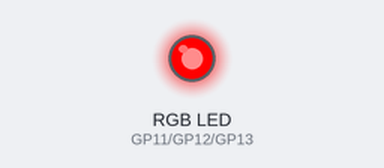
Bench run of a program on a simulated Raspberry Pi Pico running MicroPython. Parts: an RGB LED mixed from three pins (HIGH = lit). At 12.0 s the program stops and its outputs stay as they are.

Above: at 0.1 s.
At 3.1 s:
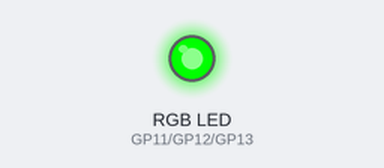
At 6.1 s:
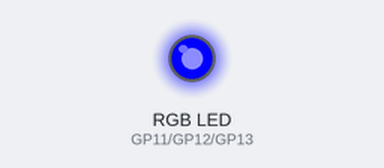
At 9.1 s:
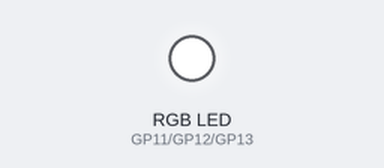
At 12.1 s:
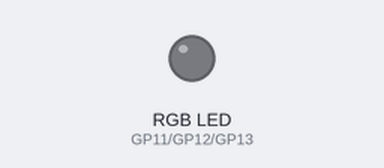
Timing chart, 0 to 13.5 s (numbered marks = the images above):
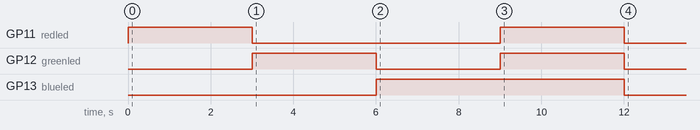

The program:

rgbLED_sample.py
```python
# -*- coding: utf-8 -*-
"""RGB LED
Small script to use a rgb led connected to the pico
"""

from time import sleep
from machine import Pin

# Set the Variables
# set red,green and blue pins
redPin = 11
greenPin = 12
bluePin = 13

# define the the LED Pins
redled = Pin(redPin, Pin.OUT, value=0)
greenled = Pin(greenPin, Pin.OUT, value=0)
blueled = Pin(bluePin, Pin.OUT, value=0)

# turn on the led colors
redled.on()
sleep(3)
redled.off()

greenled.on()
sleep(3)
greenled.off()

blueled.on()
sleep(3)
blueled.off()

# makes white
blueled.on()
redled.on()
greenled.on()
sleep(3)
blueled.off()
redled.off()
greenled.off()
```

Measured:
- by itself, GP11 (redled): alternates HIGH for 3.0 s and LOW for 6.0 s
- by itself, GP12 (greenled): alternates HIGH for 3.0 s and LOW for 3.0 s
- by itself, GP13 (blueled): LOW → HIGH at 6.0 s, → LOW 6.0 s later
